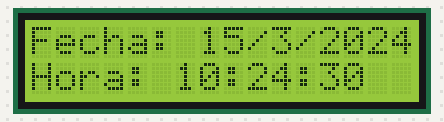
A sketch run on a simulated Arduino Uno, built with avr-gcc and run on an emulated ATmega328P. On the bench: 16×2 character LCD. The local clock reads 2024-03-15 10:24:30 at power-on unless the sketch sets it.

Above: at 0.1 s.
At 4.1 s:
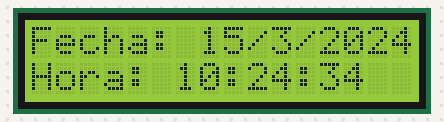
At 9.2 s:
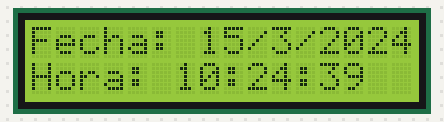
At 19.2 s:
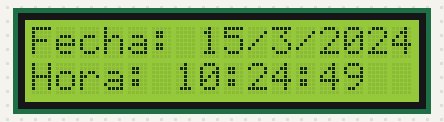
At 28.3 s:
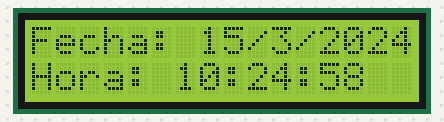
At 38.4 s:
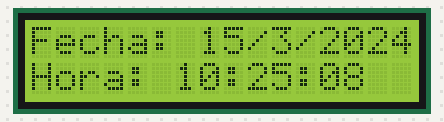

Measured:
- what the display in image 1 shows lasts 1.0 s, from 4.1 s to 5.1 s

The sketch:

Practica_13_Real_Time_Clock.ino
```cpp
#include <RTClib.h>
#include <LiquidCrystal.h>

RTC_DS1307 rtc;

LiquidCrystal lcd(12,11,5,4,3,2);

void setup() {
  lcd.begin(16,2);

  if(! rtc.begin()){
    Serial.print("No encontrado el RTC");
    while (1);
  }

  //rtc.adjust(DateTime(__DATE__,__TIME__));
  lcd.clear();
}

void loop() {
  DateTime fecha = rtc.now();

  lcd.setCursor(0, 0);
  lcd.print("Fecha: ");
  lcd.print(fecha.day());
  lcd.print("/");
  lcd.print(fecha.month());
  lcd.print("/");
  lcd.print(fecha.year());

  lcd.setCursor(0, 1);
  lcd.print("Hora: ");
  lcd.print(fecha.hour());
  lcd.print(":");
  lcd.print(fecha.minute());
  lcd.print(":");
  if (fecha.second() < 10){
    lcd.print("0");
  }
  lcd.print(fecha.second());

  delay(1000);
}
```
